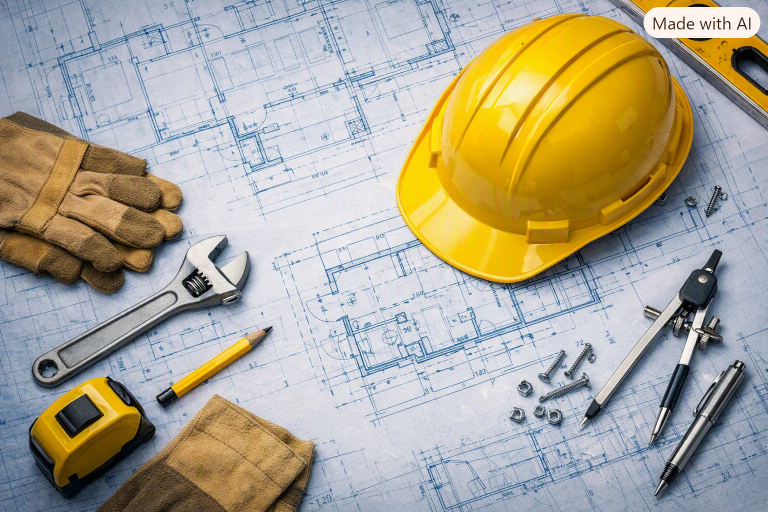
#> input picture KIBATI_CONSTRUCTORS_DEMO/Copilot_20260905_193358.png, 1536 x 1024 px, found by its file name (shown at 1/2 size)
$ python optimize_images.py
#> lines starting #> are read from the running program, lines starting #| are printed output that depends on the picture

import os
from PIL import Image

def optimize_kibati_assets():
    base_path = r"C:\Users\adimi\Desktop\KIBATI CONSTRUCTORS DEMO"
    target_files = [
        "Copilot_20260905_193358.png",
        "Copilot_20260905_193246.png",
        "Copilot_20260905_193237.png",
        "images/Asphalt.jpg",
        "images/level.jpg",
        "images/storm-drain.jpg",
        "images/culvert-installation.jpg"
    ]

    for relative_path in target_files:
        full_path = os.path.join(base_path, relative_path)
        if os.path.exists(full_path):
            with Image.open(full_path) as img:
#> img is the input picture: PIL image 1536x1024 RGB; mean R, G, B 172.2, 166.6, 149.3
                img.thumbnail((1000, 750))
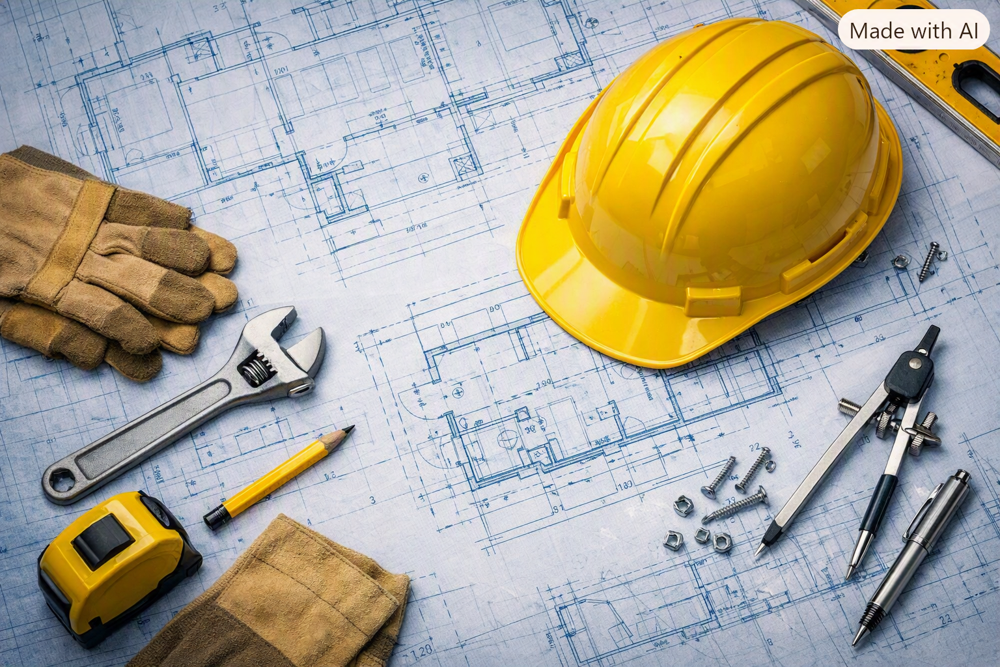
#> img: PIL image 1000x667 RGB; mean R, G, B 172.2, 166.6, 149.3
                # Hardware acceleration pass saves space instantly
                img.save(full_path, optimize=True, quality=85)
            print(f"Successfully optimized file frame: {relative_path}")
#> pass 2 of the loop in optimize_kibati_assets, `for relative_path in target_files:`:
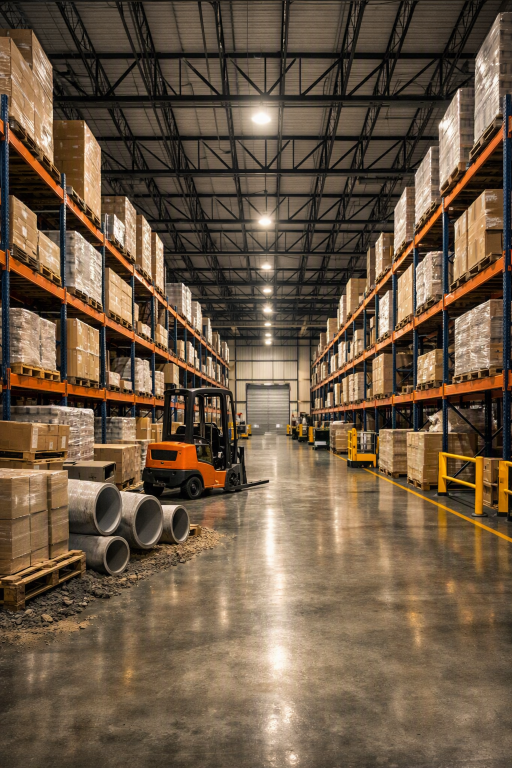
#> input picture KIBATI_CONSTRUCTORS_DEMO/Copilot_20260905_193246.png, 1024 x 1536 px, found by its file name (shown at 1/2 size)
#> in optimize_kibati_assets, img is the input picture: PIL image 1024x1536 RGB; mean R, G, B 108.4, 88.6, 68
#> in optimize_kibati_assets, `img.thumbnail((1000, 750))`:
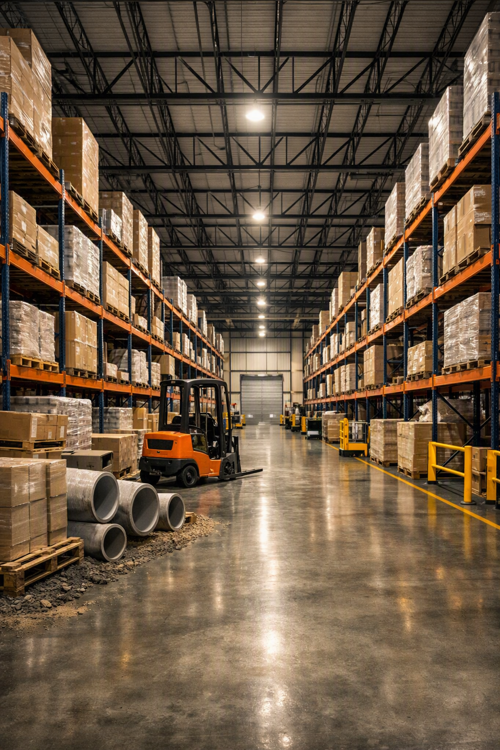
#> img: PIL image 500x750 RGB; mean R, G, B 108.4, 88.6, 68
#> pass 3 of the loop in optimize_kibati_assets, `for relative_path in target_files:`:
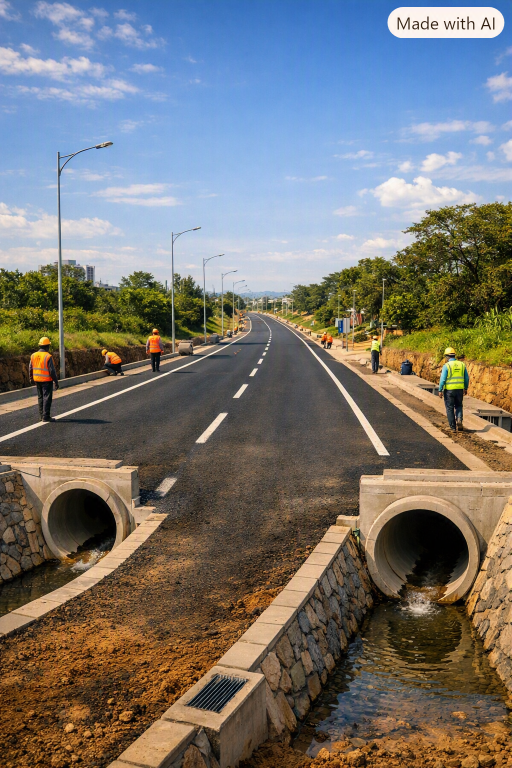
#> input picture KIBATI_CONSTRUCTORS_DEMO/Copilot_20260905_193237.png, 1024 x 1536 px, found by its file name (shown at 1/2 size)
#> in optimize_kibati_assets, img is the input picture: PIL image 1024x1536 RGB; mean R, G, B 119, 116.7, 112.9
#> in optimize_kibati_assets, `img.thumbnail((1000, 750))`:
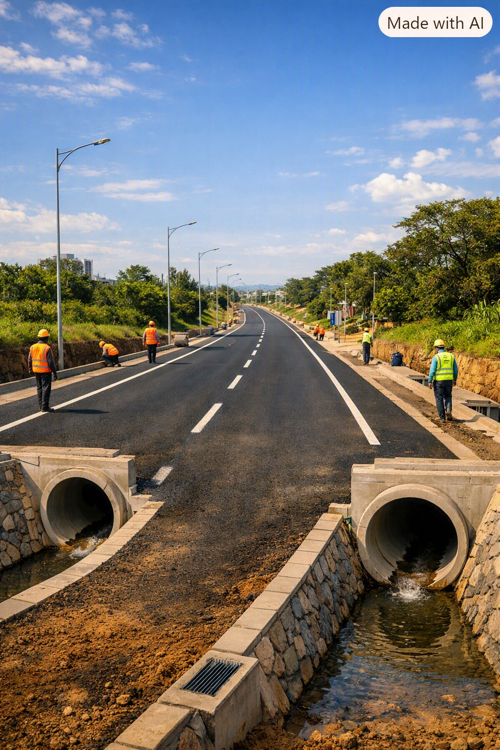
#> img: PIL image 500x750 RGB; mean R, G, B 119, 116.7, 112.9
#> the loop made 7 passes; the first 3 are shown

if __name__ == "__main__":
    optimize_kibati_assets()
